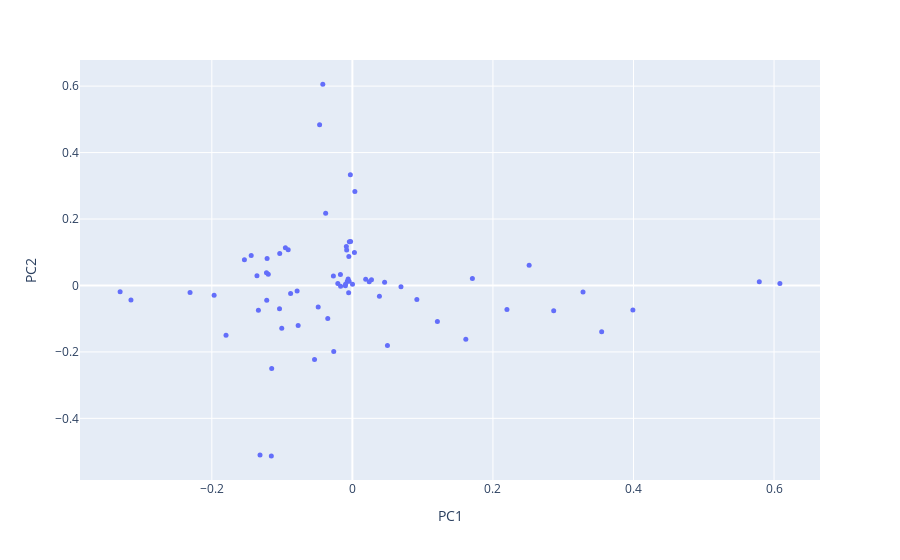

Notebook code cell kept with this figure:
### Code cell
#for l2 normalization
fig_l2 = px.scatter(ref_l2_pca, x='PC1', y='PC2', hover_name=ref_l2_pca.index)
fig_l2.update_traces(marker=dict(size=5))
fig_l2.show()

### Figure 1 — Plotly figure (JSON) as saved in the notebook; plotly's stock layout.template omitted (floating-point values rounded to 4 significant figures)
{"data": [{"hovertemplate": "<b>%{hovertext}</b><br><br>PC1=%{x}<br>PC2=%{y}<extra></extra>", "hovertext": ["AhlgrenScottD", "AlbinPierre", "BaloghJózsef", "BaryshnikovYuliyM", "Berwick-EvansDaniel", "BocaFlorin-Petre", "BradlowStevenBenjamin", "BronskiJaredC", "CooneyDanielB", "DeVilleRELee", "DeyParthaSarathi", "DiFrancescoPhilippe", "DoddChristopher", "DunfieldNathanM", "DuttaSankarPrasad", "DuursmaIwanMaynard", "ErdoğanMehmetBurak", "FadinaTolulope", "FengRunhuan", "FernandesRuiLoja", "FordKevinB", "GuzmanRosemaryK", "HaboushWilliamJ", "HellerJeremiahBen", "HinkkanenAimo", "HiraniAnilN", "HungPei-Ken", "HurVeraMikyoung", "IvanovSergeiVladimirovich", "JandaFelix", "JingXiaochen", "JungeMarius", "KatzSheldonH", "KedemRinat", "KermanEly", "KirkpatrickKayLene", "KirrEduard", "KostochkaAlexandrV", "KutzarovaDenkaN", "LaNaveGabriele", "LaugesenRichardSnyder", "LeditzkyFelix", "LermanEugeneM", "LiXiaochun", "LiuYuan", "McCarthyRandy", "MineyevIgor", "NikolaevIgorG", "OikhbergTimur", "PascaleffJamesThomas", "RaptiZoi", "RasmussenJacob", "RasmussenSarahDean", "RezkCharlesW", "ReznickBruce", "SongRenming", "SowersRichardB", "StojanoskaVesna", "ThornerJesse", "TolmanSusan", "TumanovAlexander", "TysonJeremyT", "TzirakisNikolaos", "WeiWei", "WuXuan", "YongAlexanderTF", "YoungAmanda", "ZaharescuAlexandru", "ZharnitskyVadim"], "legendgroup": "", "marker": {"color": "#636efa", "size": 5, "symbol": "circle"}, "mode": "markers", "name": "", "orientation": "v", "showlegend": false, "type": "scatter", "x": [-0.03802, -0.03504, -0.009964, 0.1209, -0.1005, -0.04665, -0.07718, 0.3547, -0.005323, 0.1614, 0.02718, -0.1197, -0.1219, -0.144, -0.08789, -0.1358, 0.6083, -0.004709, -0.002545, -0.05386, -0.002883, -0.02701, -0.07865, -0.231, -0.007229, 0.09172, 0.0001626, 0.2864, -0.09534, -0.1037, -0.004326, -0.008136, -0.1798, -0.1222, -0.02653, 0.1707, 0.3282, -0.01673, -0.005063, -0.1148, 0.06915, -0.01701, -0.1153, 0.2515, -0.1034, -0.1967, -0.09134, -0.02073, -0.008616, -0.1337, 0.2199, -0.1536, -0.1214, -0.3151, 0.002901, 0.01893, 0.03845, -0.3305, 0.003526, -0.1314, 0.04988, 0.04584, 0.579, -0.006037, -0.009762, -0.04866, 0.02393, -0.04209, 0.3991], "xaxis": "x", "y": [0.2171, -0.09936, -0.001082, -0.1086, -0.1288, 0.4837, -0.1202, -0.1396, -0.02228, -0.1618, 0.01728, 0.03391, -0.04442, 0.09035, -0.02409, 0.02893, 0.005542, 0.01239, 0.1324, -0.2225, 0.3334, 0.02884, -0.01702, -0.02141, 0.0129, -0.04256, 0.003331, -0.07594, 0.1135, -0.0704, 0.1316, 0.1069, -0.15, 0.03859, -0.1986, 0.02133, -0.01947, -0.002564, 0.08703, -0.2498, -0.003513, 0.03306, -0.5129, 0.06076, 0.09624, -0.02966, 0.1074, 0.006138, 0.1169, -0.07485, -0.07233, 0.07731, 0.0812, -0.04397, 0.09888, 0.01859, -0.03275, -0.01917, 0.283, -0.5104, -0.1808, 0.009825, 0.01133, 0.01909, 0.003529, -0.06462, 0.01105, 0.606, -0.0738], "yaxis": "y"}], "layout": {"legend": {"tracegroupgap": 0}, "margin": {"t": 60}, "xaxis": {"anchor": "y", "domain": [0, 1], "title": {"text": "PC1"}}, "yaxis": {"anchor": "x", "domain": [0, 1], "title": {"text": "PC2"}}}}
